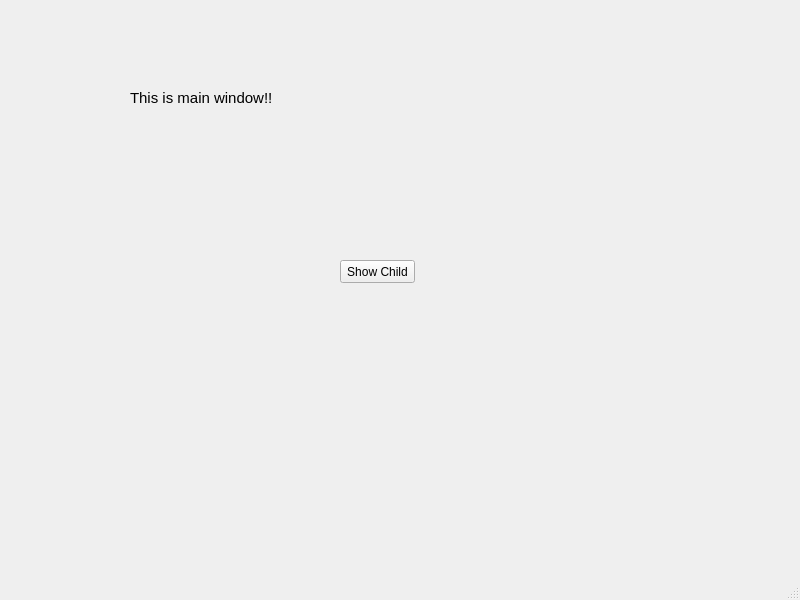
<?xml version="1.0" encoding="UTF-8"?>
<ui version="4.0">
 <class>MainWindow</class>
 <widget class="QMainWindow" name="MainWindow">
  <property name="geometry">
   <rect>
    <x>0</x>
    <y>0</y>
    <width>800</width>
    <height>600</height>
   </rect>
  </property>
  <property name="windowTitle">
   <string>MainWindow</string>
  </property>
  <widget class="QWidget" name="centralwidget">
   <widget class="QPushButton" name="childWindowDIsplay">
    <property name="geometry">
     <rect>
      <x>340</x>
      <y>260</y>
      <width>75</width>
      <height>23</height>
     </rect>
    </property>
    <property name="text">
     <string>Show Child</string>
    </property>
   </widget>
   <widget class="QLabel" name="label">
    <property name="geometry">
     <rect>
      <x>130</x>
      <y>90</y>
      <width>161</width>
      <height>16</height>
     </rect>
    </property>
    <property name="font">
     <font>
      <pointsize>11</pointsize>
     </font>
    </property>
    <property name="text">
     <string>This is main window!!</string>
    </property>
   </widget>
  </widget>
  <widget class="QMenuBar" name="menubar">
   <property name="geometry">
    <rect>
     <x>0</x>
     <y>0</y>
     <width>800</width>
     <height>21</height>
    </rect>
   </property>
  </widget>
  <widget class="QStatusBar" name="statusbar"/>
 </widget>
 <resources/>
 <connections/>
</ui>
